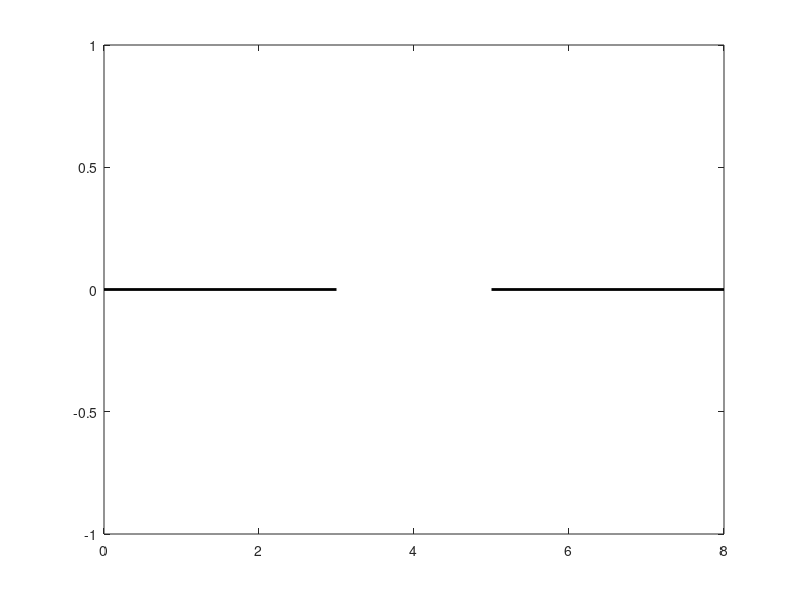

The MATLAB script that drew this image: (Note: this script raises an error after producing the figure.)
%% Script to plot a few of the N2 and N2+ energy levels

clf
ftsz = 14;
fntw = 'normal';% fntw = 'demi';
%% Plot the N_2 energy-levels
plot([0 3],[0 0],'k-','linewidth',2)
hold on
plot([5 8],[0 0],'k-','linewidth',2)
plot([6 8],N2_levels(13,[1 1]),'k-','linewidth',2)
plot([6 8],N2_levels(14,[1 1]),'k-','linewidth',2)
plot([6 8],N2_levels(22,[1 1]),'k-','linewidth',2)
plot([0 2],N2_levels(21,[1 1]),'k-','linewidth',2)
plot([0 2],[1 1]*12.5,'k-','linewidth',2)
%% Plot the N_2^+ energy-levels
plot([3 5],N2_levels(end-2,[1 1]),'k-','linewidth',2)  
plot([3 5],N2_levels(end-1,[1 1]),'k-','linewidth',2)
plot([3 5],N2_levels(end,[1 1]),'k-','linewidth',2)
%% Label the energy-levels
th = text(3.75,0,'N_2(X^1\Sigma_g^+)','fontsize',ftsz,'fontweight',fntw);
th(end+1) = text(4.75,N2_levels(13,1)-.25,'N_2(A^3\Sigma_u^+)',...
                 'fontsize',ftsz,'fontweight',fntw);
th(end+1) = text(4.75,N2_levels(14,1)-.25,'N_2(B^3\Pi_g)',...
                 'fontsize',ftsz,'fontweight',fntw);
th(end+1) = text(4.75,N2_levels(22,1)-.25,'N_2(C^3\Pi_u)',...
                 'fontsize',ftsz,'fontweight',fntw);
th(end+1) = text(2.25,N2_levels(21,1)-.25,'N_2(a^1\Pi_g)',...
                 'fontsize',ftsz,'fontweight',fntw);
th(end+1) = text(2.25,12.5-.25,'N_2(b^1\Pi_u)',...
                 'fontsize',ftsz,'fontweight',fntw);
th(end+1) = text(5.25,N2_levels(end-2,1)-.25,'N_2^+(X^2\Sigma_g^+)',...
                 'fontsize',ftsz,'fontweight',fntw);
th(end+1) = text(5.25,N2_levels(end-1,1)-.25,'N_2^+(A^2\Pi_u)',...
                 'fontsize',ftsz,'fontweight',fntw);
th(end+1) = text(5.25,N2_levels(end,1)-.25,'N_2^+(B^2\Sigma_u^+)',...
                 'fontsize',ftsz,'fontweight',fntw);
%% Arrow the prominent band-transitions
% For matlab-versions where arrow works:
try
  arrow([7 N2_levels(13,1)],[7,0])
  arrow([6.5 N2_levels(14,1)],[6.5 N2_levels(13,1)],'facecolor','r','edgecolor','r')
  arrow([7.5 N2_levels(22,1)],[7.5 N2_levels(14,1)],'facecolor',[.5 0 .8],'edgecolor',[.5 0 .8])
  arrow([.75 N2_levels(21,1)],[.75 0])
  arrow([.25,12.5],[.25 N2_levels(21,1)])
  arrow([1.5,12.5],[1.5 0]) 
  arrow([3.25 N2_levels(end-1,1)],[3.25 N2_levels(end-2,1)],'facecolor','r','edgecolor','r')
  arrow([4.75 N2_levels(end,1)],[4.75 N2_levels(end-2,1)],'facecolor',[.2 0 1],'edgecolor',[.2 0 1])
catch
  % for versions where arrow doesn't work try with arrow3
  ah1 = arrow3([7 N2_levels(13,1)],[7,0],'k-',.8,1.25);
  ah2 = arrow3([6.5 N2_levels(14,1)],[6.5 N2_levels(13,1)],'r-',.8,1.25);
  ah3 = arrow3([7.5 N2_levels(22,1)],[7.5 N2_levels(14,1)],'^i-',.8,1.25);
  ah4 = arrow3([.75 N2_levels(21,1)],[.75 0],'k-',.8,1.25);
  ah5 = arrow3([.25,12.5],[.25 N2_levels(21,1)],'k-',.8,1.25);
  ah6 = arrow3([1.5,12.5],[1.5 0],'k-',.8,1.3);
  ah7 = arrow3([3.25 N2_levels(end-1,1)],[3.25 N2_levels(end-2,1)],'r-',.8,1.25);
  ah8 = arrow3([4.75 N2_levels(end,1)],[4.75 N2_levels(end-2,1)],'^i-',.8,1.25);
  set(ah1(1),'color','k'),set(ah1(2),'facecolor','k')
  set(ah2(1),'color','r'),set(ah2(2),'facecolor','r')
  set(ah3(1),'color',[.6 .1 1]),set(ah3(2),'facecolor',[.6 .1 1])
  set(ah4(1),'color','k'),set(ah4(2),'facecolor','k')
  set(ah5(1),'color','k'),set(ah5(2),'facecolor','k')
  set(ah6(1),'color','k'),set(ah6(2),'facecolor','k')
  set(ah7(1),'color','r'),set(ah7(2),'facecolor','r')
  set(ah8(1),'color',[.4 0 1]),set(ah8(2),'facecolor',[.4 0 1])
end
  %% Label the bands
text(6.6183,.75018,'Vegard-Kaplan','rotation',90,...
     'fontsize',ftsz,'fontweight',fntw)
text(6.65,6.6835,'1st pos.',...
     'fontsize',ftsz,'fontweight',fntw)
text(5.6651,9.1414,'2nd positive',...
     'fontsize',ftsz,'fontweight',fntw)
text(2.0911,16.0101,'Meinel',...
     'fontsize',ftsz,'fontweight',fntw)
text(3.0,17.569,'1st negative',...
     'fontsize',ftsz,'fontweight',fntw)
text(0.4710,.9411,'Lyman-Birge-Hopfield','rotation',90,...
     'fontsize',ftsz,'fontweight',fntw)
text(1.7920,3.2414,'Birge-Hopfield','rotation',90,...
     'fontsize',ftsz,'fontweight',fntw)
text(0.5640,9.8419,'Janin','rotation',90,...
     'fontsize',ftsz,'fontweight',fntw)
%% Title-n-label the diagram
title('N_2 and N_2^+ energy-levels','fontsize',15)
ylabel('Energy (eV)','fontsize',14)
set(gca,'xtick',[],'box','on','ytick',0:20)
axis([0 8 -.75 20])
